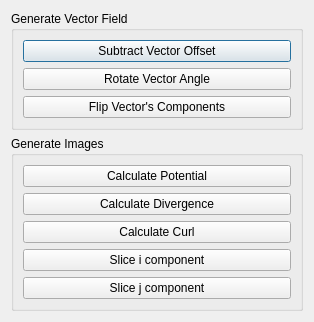
<?xml version="1.0" encoding="UTF-8"?>
<ui version="4.0">
 <class>Dialog</class>
 <widget class="QDialog" name="Dialog">
  <property name="geometry">
   <rect>
    <x>0</x>
    <y>0</y>
    <width>314</width>
    <height>322</height>
   </rect>
  </property>
  <property name="windowTitle">
   <string>Dialog</string>
  </property>
  <layout class="QVBoxLayout" name="verticalLayout_3">
   <item>
    <widget class="QGroupBox" name="groupBox">
     <property name="title">
      <string>Generate Vector Field</string>
     </property>
     <layout class="QVBoxLayout" name="verticalLayout">
      <item>
       <widget class="QPushButton" name="pushButton_subtract_mean_vector">
        <property name="text">
         <string>Subtract Vector Offset</string>
        </property>
       </widget>
      </item>
      <item>
       <widget class="QPushButton" name="pushButton_rotate_vector_angle">
        <property name="text">
         <string>Rotate Vector Angle</string>
        </property>
       </widget>
      </item>
      <item>
       <widget class="QPushButton" name="pushButton_flip">
        <property name="text">
         <string>Flip Vector's Components</string>
        </property>
       </widget>
      </item>
     </layout>
    </widget>
   </item>
   <item>
    <widget class="QGroupBox" name="groupBox_2">
     <property name="title">
      <string>Generate Images</string>
     </property>
     <layout class="QVBoxLayout" name="verticalLayout_2">
      <item>
       <widget class="QPushButton" name="pushButton_calculate_potential">
        <property name="text">
         <string>Calculate Potential</string>
        </property>
       </widget>
      </item>
      <item>
       <widget class="QPushButton" name="pushButton_calculate_divergence">
        <property name="text">
         <string>Calculate Divergence</string>
        </property>
       </widget>
      </item>
      <item>
       <widget class="QPushButton" name="pushButton_calculate_curl">
        <property name="text">
         <string>Calculate Curl</string>
        </property>
       </widget>
      </item>
      <item>
       <widget class="QPushButton" name="pushButton_vec_i">
        <property name="text">
         <string>Slice i component</string>
        </property>
       </widget>
      </item>
      <item>
       <widget class="QPushButton" name="pushButton_vec_j">
        <property name="text">
         <string>Slice j component</string>
        </property>
       </widget>
      </item>
     </layout>
    </widget>
   </item>
  </layout>
 </widget>
 <resources/>
 <connections/>
</ui>
